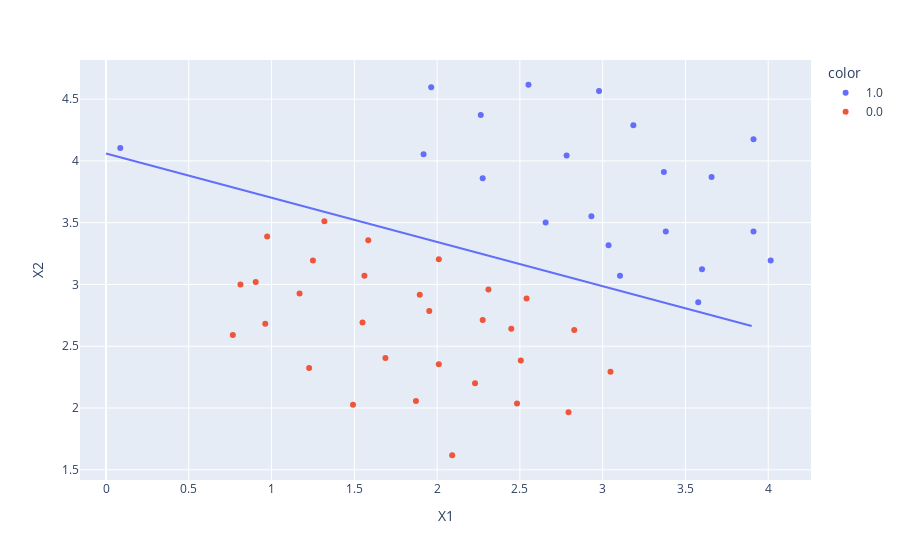

Notebook cell for this chart:
### Code cell
x=np.arange(0,4,0.1)
y=-(svc100.intercept_+svc100.coef_[0,0]*x)/svc100.coef_[0,1]
trace = px.line(x=x,y=y).data[0]
fig.add_trace(trace)

### Figure 1 — Plotly figure (JSON) as saved in the notebook; plotly's stock layout.template omitted (floating-point values rounded to 4 significant figures)
{"data": [{"hovertemplate": "color=1.0<br>X1=%{x}<br>X2=%{y}<extra></extra>", "legendgroup": "1.0", "marker": {"color": "#636efa", "symbol": "circle"}, "mode": "markers", "name": "1.0", "orientation": "v", "showlegend": true, "type": "scatter", "x": [1.964, 2.275, 2.978, 2.932, 3.577, 4.015, 3.381, 3.911, 2.782, 2.552, 3.37, 3.105, 1.918, 2.264, 2.655, 3.186, 3.658, 3.911, 3.6, 3.036, 0.0864], "xaxis": "x", "y": [4.596, 3.859, 4.565, 3.552, 2.856, 3.194, 3.429, 4.176, 4.043, 4.616, 3.91, 3.071, 4.053, 4.371, 3.501, 4.289, 3.869, 3.429, 3.122, 3.317, 4.104], "yaxis": "y"}, {"hovertemplate": "color=0.0<br>X1=%{x}<br>X2=%{y}<extra></extra>", "legendgroup": "0.0", "marker": {"color": "#EF553B", "symbol": "circle"}, "mode": "markers", "name": "0.0", "orientation": "v", "showlegend": true, "type": "scatter", "x": [1.584, 2.01, 1.953, 2.275, 2.31, 2.828, 3.047, 2.483, 2.506, 1.872, 2.01, 1.227, 1.895, 1.561, 1.55, 1.688, 1.492, 0.962, 1.169, 0.8122, 0.9735, 1.25, 1.319, 2.229, 2.448, 2.794, 2.091, 2.54, 0.9044, 0.7661], "xaxis": "x", "y": [3.357, 3.204, 2.784, 2.713, 2.958, 2.631, 2.293, 2.037, 2.385, 2.058, 2.355, 2.324, 2.917, 3.071, 2.692, 2.406, 2.027, 2.682, 2.928, 2.999, 3.388, 3.194, 3.511, 2.201, 2.641, 1.966, 1.618, 2.887, 3.02, 2.59], "yaxis": "y"}, {"hovertemplate": "x=%{x}<br>y=%{y}<extra></extra>", "legendgroup": "", "line": {"color": "#636efa", "dash": "solid"}, "marker": {"symbol": "circle"}, "mode": "lines", "name": "", "orientation": "v", "showlegend": false, "type": "scatter", "x": [0, 0.1, 0.2, 0.3, 0.4, 0.5, 0.6, 0.7, 0.8, 0.9, 1, 1.1, 1.2, 1.3, 1.4, 1.5, 1.6, 1.7, 1.8, 1.9, 2, 2.1, 2.2, 2.3, 2.4, 2.5, 2.6, 2.7, 2.8, 2.9, 3, 3.1, 3.2, 3.3, 3.4, 3.5, 3.6, 3.7, 3.8, 3.9], "xaxis": "x", "y": [4.059, 4.023, 3.987, 3.952, 3.916, 3.88, 3.844, 3.809, 3.773, 3.737, 3.701, 3.666, 3.63, 3.594, 3.558, 3.523, 3.487, 3.451, 3.415, 3.379, 3.344, 3.308, 3.272, 3.236, 3.201, 3.165, 3.129, 3.093, 3.058, 3.022, 2.986, 2.95, 2.915, 2.879, 2.843, 2.807, 2.771, 2.736, 2.7, 2.664], "yaxis": "y"}], "layout": {"legend": {"title": {"text": "color"}, "tracegroupgap": 0}, "margin": {"t": 60}, "xaxis": {"anchor": "y", "domain": [0, 1], "title": {"text": "X1"}}, "yaxis": {"anchor": "x", "domain": [0, 1], "title": {"text": "X2"}}}}
